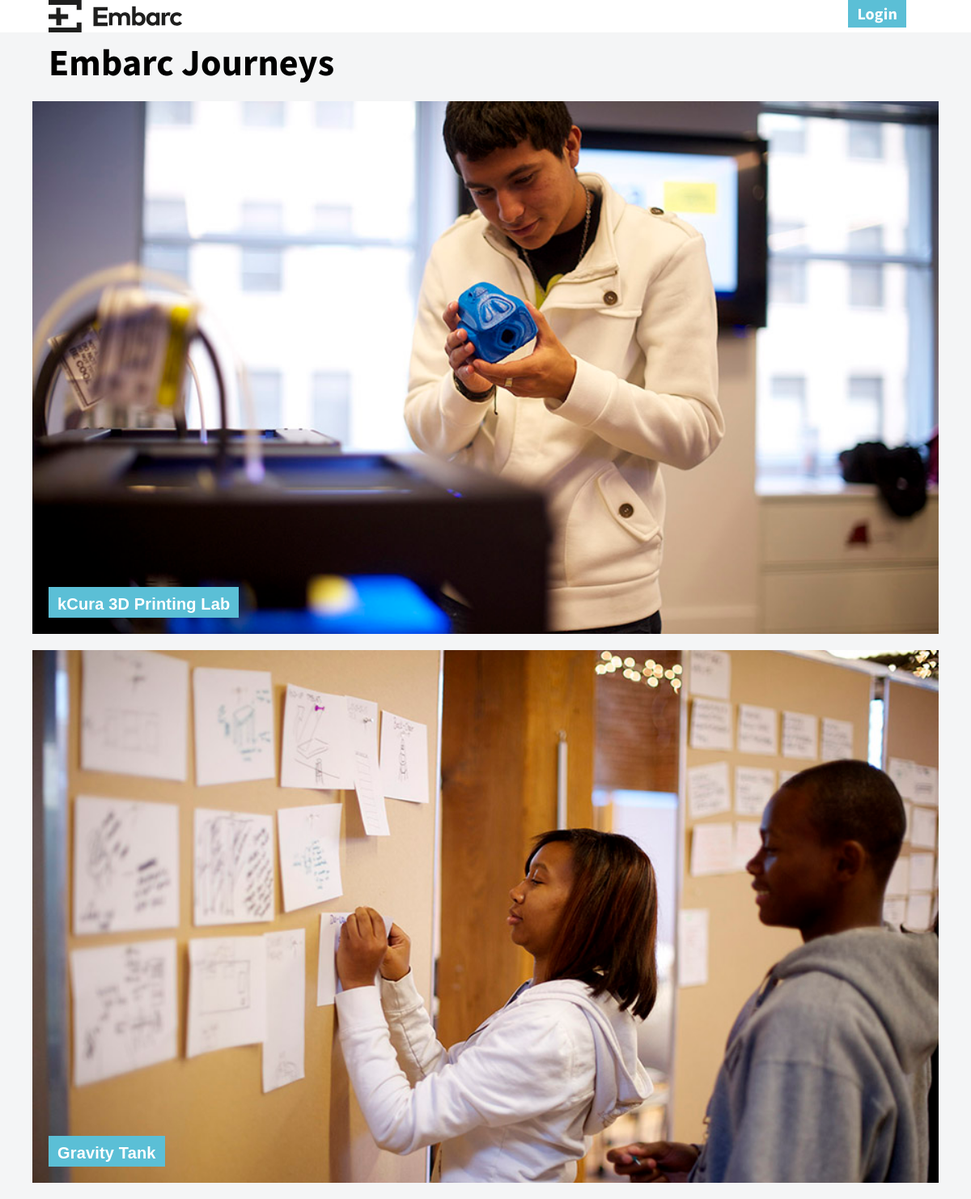
The page / on the database its author committed.
### embarc/models.py (models this page shows)
class Journey(db.Model):
    id = db.Column(db.Integer, primary_key=True)
    name = db.Column(db.String(120), unique=False, nullable=False)
    description = db.Column(db.String(3000), unique=False, nullable=False)
    picture = db.Column(db.String(250), unique=False, nullable=True)
    date = db.Column(db.DateTime, nullable=False, default=datetime.utcnow)

### embarc/views.py (the view)
@app.route('/')
def index():
    journeys = Journey.query.all()
    return render_template('index.html', journeys=journeys, user=current_user)

### embarc/views.py (called while the page is built)
@app.before_request
def get_current_user():
    g.user = current_user

### embarc/templates/index.html (shortened to what this page needs)
{% extends "layout.html" %}
{% block body %}
    <div class="container">
        <h1 class="title">Embarc Journeys</h1>
    </div>
    {% for journey in journeys | reverse %}
    <a href="{{ url_for('show_journey', journey_slug=journey.id) }}">
        <div class="container container-full-width container-600-height" style="background-image:url({{ url_for('static', filename='cdn/{}'.format(journey.picture)) }})">
            <button>{{ journey.name }}</button>
        </div>
    </a>
    {% endfor %}
{% endblock %}

### embarc/static/css/all.css (style rules this page uses)
*,*:after,*:before { box-sizing:inherit }
html { box-sizing:border-box;font-size:62.5% }
body { color:#000;font-family:'Roboto', 'Helvetica Neue', 'Helvetica', 'Arial', sans-serif;font-size:1.6em;font-weight:300;letter-spacing:.01em;line-height:1.6 }
.button,button,input[type='button'],input[type='reset'],input[type='submit'] { background-color:#5bbfd6;border:0.1rem solid #5bbfd6;border-radius:.4rem;color:#fff;cursor:pointer;display:inline-block;font-size:1.1rem;font-weight:700;height:3.8rem;letter-spacing:.1rem;line-height:3.8rem;padding:0 3.0rem;text-align:center;text-decoration:none;text-transform:uppercase;white-space:nowrap }
.container { margin:0 auto;max-width:112.0rem;padding:0 2.0rem;position:relative;width:100% }
a { color:#5bbfd6;text-decoration:none }
.button,button,dd,dt,li { margin-bottom:1.0rem }
h1,h2,h3,h4,h5,h6 { font-weight:300;letter-spacing:-.1rem;margin-bottom:2.0rem;margin-top:0 }
h1 { font-size:4.6rem;line-height:1.2 }
.button,button,input[type='button'],input[type='reset'],input[type='submit'] { border-radius:0;font-weight:700;font-size:2.0rem;line-height:1;letter-spacing:inherit;text-transform:inherit;padding:1rem;margin-bottom:2rem;margin-right:2rem }
body { margin:0;background-color:#f4f5f6;font-family:'Source Sans Pro', sans-serif }
h1 { margin-top:5rem;margin-bottom:2rem }
h1,h2,h3 { font-weight:700 }
h1,h2,h3,h4 { letter-spacing:inherit }
.container-full-width { width:100%;margin-bottom:2rem;padding-top:50%;padding-left:2rem;background-size:cover }
.container-full-width .button,.container-full-width button { position:static;top:-2rem;left:2rem }

### rows shown on the page
Journey: picture (picture), name "kCura 3D Printing Lab"
Journey: picture (picture), name "Gravity Tank"
